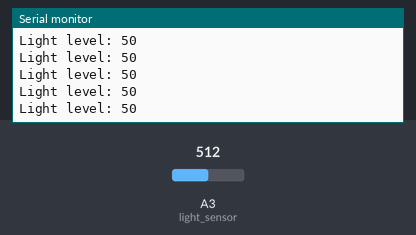
Recording of a sketch running on a simulated Arduino Uno, built with avr-gcc and run on an emulated ATmega328P. On the bench: the last lines printed to the serial monitor. The inputs (shaded band) are chosen by the test bench; at power-on: A3 (light_sensor) = 512.

Above: at 1.2 s.
1.3 s: A3 (light_sensor) set to 716
At 2.6 s:
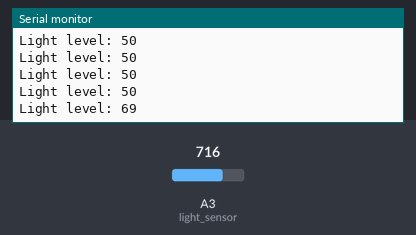
2.8 s: A3 (light_sensor) set to 900
At 3.6 s:
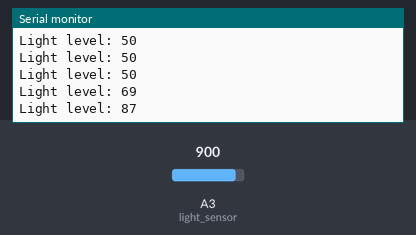
Timing chart, 0 to 5.8 s (numbered marks = the images above; inputs shaded):
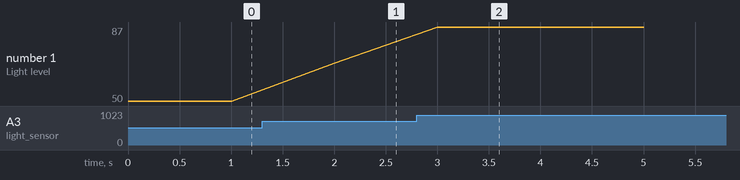

The sketch:

05_Photoresistor.ino
```cpp
int light_sensor = A3;  // Original Arduino Sensor Kit
// int light_sensor = A6; // Grove Beginner Kit

unsigned long last_time = 0;

void setup() {
  Serial.begin(115200);  //begin Serial Communication
}

void loop() {
  int raw_light = analogRead(light_sensor);     // read the raw value from light_sensor pin (A3)
  int light = map(raw_light, 0, 1023, 0, 100);  // map the value from 0, 1023 to 0, 100

  unsigned long new_time = millis();
  if (new_time - 1000 > last_time) {
    last_time = new_time;
    Serial.print("Light level: ");
    Serial.println(light);  // print the light value in Serial Monitor
  }
}
```

Measured:
- after the input at 1.3 s, the serial monitor: prints a new line after 0.70 s (image 1)
- after the input at 2.8 s, the serial monitor: prints a new line after 0.20 s (image 2)
- plotted number 1: 50 → 69 after the input at 1.3 s, 69 → 87 after the input at 2.8 s
